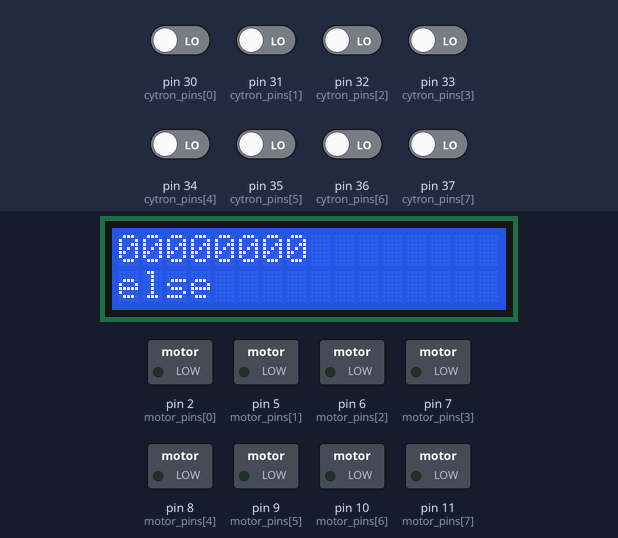
Bench run of a sketch on a simulated Arduino Mega 2560, built with avr-gcc and run on an emulated ATmega2560. Shown: 16×2 character LCD, switched loads named in the sketch (green lamp = pin HIGH). Inputs (shaded band) come from the test bench; at power-on: pin 30 (cytron_pins[0]), pin 31 (cytron_pins[1]), pin 32 (cytron_pins[2]), pin 33 (cytron_pins[3]), pin 34 (cytron_pins[4]), pin 35 (cytron_pins[5]), pin 36 (cytron_pins[6]), pin 37 (cytron_pins[7]) LOW. What the sketch prints to the serial monitor is not drawn.

Above: at 2.2 s.
2.3 s: pin 30 (cytron_pins[0]) driven HIGH
At 3.1 s:
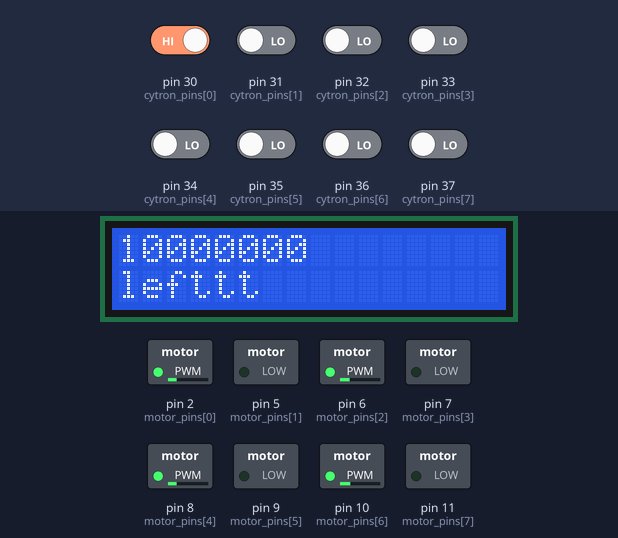
3.8 s: pin 32 (cytron_pins[2]) driven HIGH
At 4.3 s:
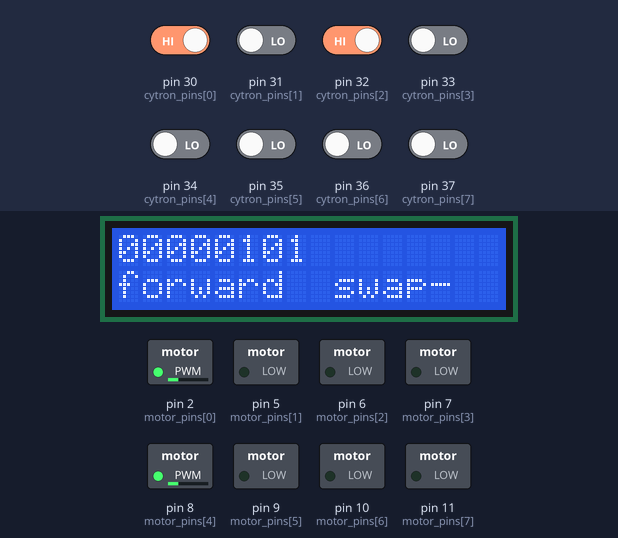
5.3 s: pin 31 (cytron_pins[1]) driven HIGH
At 6.5 s:
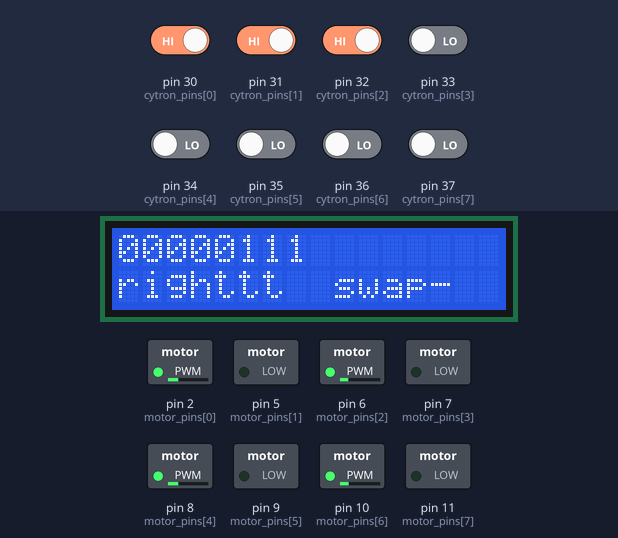
6.8 s: pin 34 (cytron_pins[4]) driven HIGH
At 7.6 s:
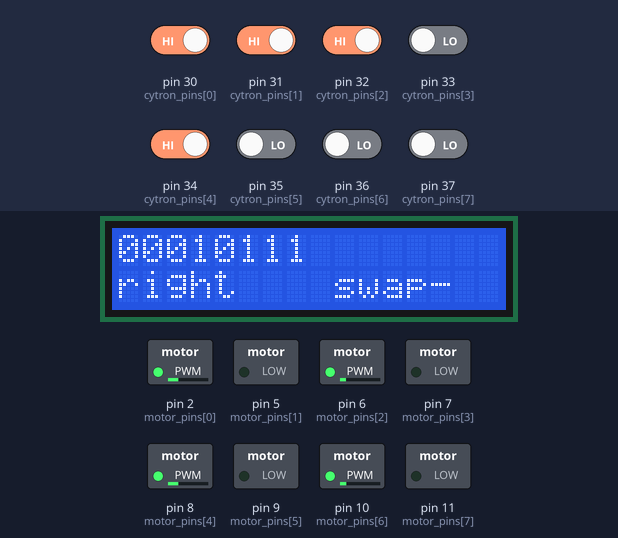
8.3 s: pin 37 (cytron_pins[7]) driven HIGH
At 9.3 s:
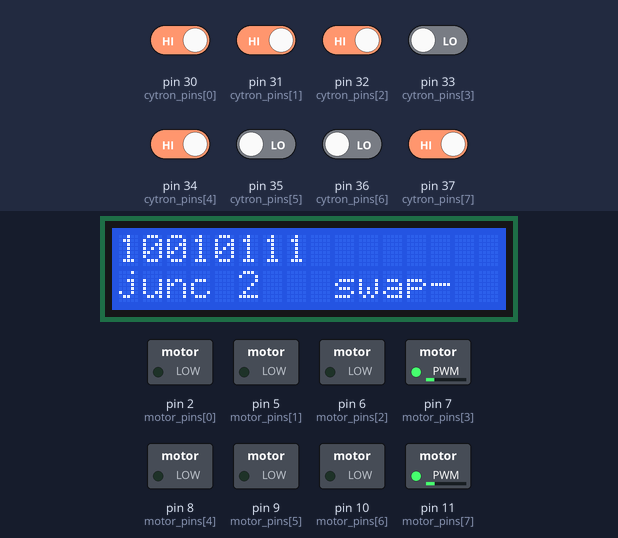
9.8 s: pin 33 (cytron_pins[3]) driven HIGH
At 10.2 s:
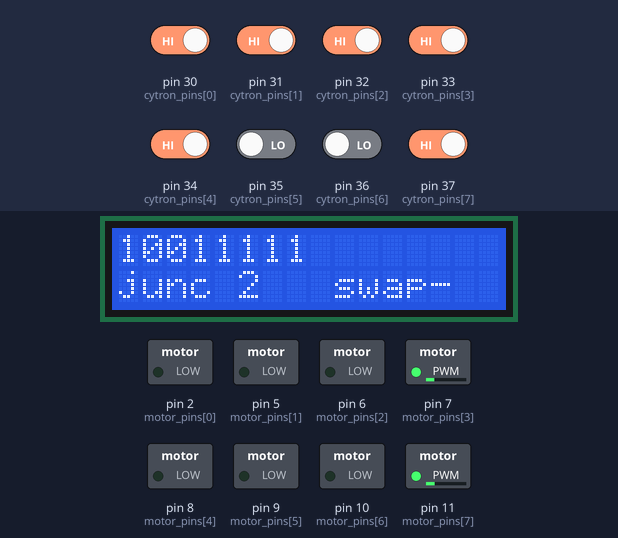
Timing chart, 0 to 12.8 s (numbered marks = the images above; inputs shaded):
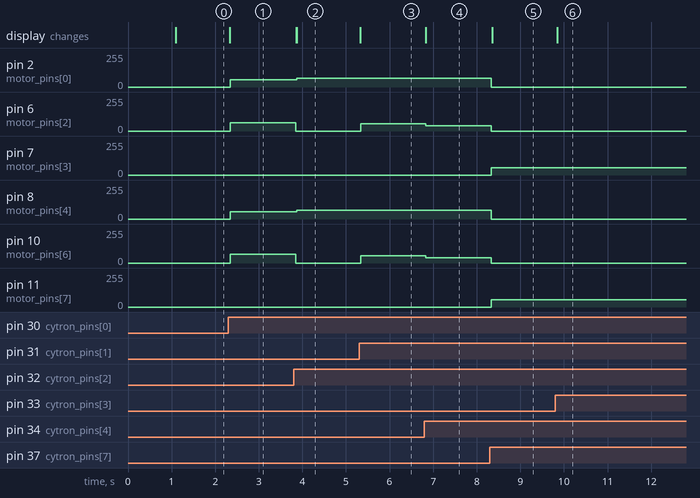

The sketch:

omni_cytron.ino
```cpp
//#define DEBUG_S
#include <Wire.h>
#include <LiquidCrystal_I2C.h>
int junc_counter = 0;
LiquidCrystal_I2C lcd(0x3F, 16, 2); // set the LCD address to 0x27 for a 16 chars and 2 line display

//R from cytron stored in this
int R[] = { -10, -10, -10, -10, -10, -10, -10, -10};

//Speed of each wheel
int speed_wheel[] = {0, 0, 0, 0, 0, 0, 0, 0};

//To Mosfet - Each cuople for 1 motor (1,0-Forward)(0,1-Backward)
int motor_pins[] = {2, 5, 6, 7, 8, 9, 10, 11};

//Sensor pins from Cytron
int cytron_pins[] = {30, 31, 32, 33, 34, 35, 36, 37};

//int junction_counter  = 0;

int lowest = 40, lower = 45, low = 55, normal = 65, high = 90, randomm_lower = 43, randomm_low = 53, randomm = 61, randomm_lowest = 38;

//Initialization of pins
void initialization() {
  for (int i = 0; i < 8; i++) {
    pinMode(motor_pins[i], OUTPUT);
    digitalWrite(motor_pins[i], LOW);
    pinMode(cytron_pins[i], INPUT);

  }
}
void printSecondRow(char str[]) {
  lcd.setCursor(0, 1);
  for (int i = 0; str[i]; i++) {
    lcd.print(str[i]);
  }
}

void swap_motors() {
  int temp[] = {11, 10, 2, 5, 7, 6, 8, 9};
  for (int i = 0; i < 8; i++) {
    motor_pins[i] = temp[i];
  }
}

void swap_cytron() {
  int temp[] = {37, 36, 35, 34, 33, 32, 31, 30};
  for (int i = 0; i < 8; i++) {
    cytron_pins[i] = temp[i];
  }
}

int white = HIGH, black = LOW;
void set_speed() {
  for (int i = 0; i < 8; i++) {
    //    Serial.println("");
    //    Serial.print(motor_pins[i]);
    //    Serial.print(" ");
    //    Serial.println(speed_wheel[i]);

    analogWrite(motor_pins[i], speed_wheel[i]);
    //    delay(500);
  }

}
void assign_speed(int motor1CW, int motor1CCW, int motor2CW, int motor2CCW, int motor3CW, int motor3CCW , int motor4CW , int motor4CCW) {
  int temp[] = {motor1CW, motor1CCW, motor2CW, motor2CCW, motor3CW, motor3CCW, motor4CW, motor4CCW};
  for (int i = 0; i < 8; i++) {
    speed_wheel[i] = temp[i];
  }
}
void print_lcd() {

  lcd.setCursor(0, 0);
  for (int i = 0; i < 8; i++) {
    lcd.print(R[i]);

  }


}
void setup() {
  initialization();
  lcd.init();
  lcd.backlight();
  lcd.setCursor(0, 0);
  lcd.print("ROBOCON 2K18");
  delay(1000);
  lcd.clear();
  Serial.begin(9600);

}


void printCytron() {
  for (int i = 0; i < 8; i++) {
    Serial.print(R[i]);
    Serial.print(" ");
  }
  Serial.println(" ");
}


//Read from Cytron
void read_cytron() {
  for (int i = 0; i < 8; i++) {
    R[i] = digitalRead(cytron_pins[i]);
  }
  //  printCytron();
}

/*
   -3:lefttt
   -2:leftt
   -1:left
   0:centre
   1:right
   2:rightt
   3:righttt
   -100:left junc
   100:right junc
   1000:all white
   10000:all black
*/
int position_sensor() {
  //10111000

  if (R[0] == white && (R[2] == white || R[3] == white || R[4] == white)) {
    return 2000;
  }
  if ((R[0] == white && R[1] == black && R[2] == black && R[3] == black && R[4] == black && R[5] == black && R[6] == black && R[7] == black) ||
      (R[1] == white && R[0] == white && R[2] == black && R[3] == black && R[4] == black && R[5] == black && R[6] == black && R[7] == black) ||
      (R[0] == white && R[1] == white && R[2] == white && R[3] == black && R[4] == black && R[5] == black && R[6] == black && R[7] == black)) {

    //Serial.println("im in -3");

    return -3;

  }
  if ((R[1] == white && R[2] == white && R[0] == black && R[3] == black && R[4] == black && R[5] == black && R[6] == black && R[7] == black) ||
      (R[1] == white && R[2] == white && R[3] == white && R[0] == black && R[4] == black && R[5] == black && R[6] == black && R[7] == black)) {
    //    Serial.println("im in -2");
    return -2;
  }
  if ((R[2] == white && R[3] == white && R[0] == black && R[1] == black  && R[4] == black && R[5] == black && R[6] == black && R[7] == black) ||
      (R[2] == white && R[4] == white && R[3] == white && R[0] == black && R[1] == black && R[5] == black && R[6] == black && R[7] == black)) {
    //    Serial.println("im in -1");
    return 0;

  }
  if (R[0] == black && R[1] == black && R[2] == black && R[3] == white && R[4] == white && R[5] == black && R[6] == black && R[7] == black) {
    //    Serial.println("im in 0");
    return 0;
  }
  if ((R[5] == white && R[4] == white && R[0] == black && R[1] == black && R[2] == black && R[3] == black && R[6] == black && R[7] == black) ||
      (R[5] == white && R[4] == white && R[3] == white && R[0] == black && R[1] == black && R[2] == black && R[6] == black && R[7] == black)) {
    //    Serial.println("im in 1");
    return 0;

    //
  }
  if ((R[6] == white && R[5] == white && R[0] == black && R[1] == black && R[2] == black && R[3] == black && R[4] == black && R[7] == black) ||
      (R[6] == white && R[5] == white && R[4] == white && R[0] == black && R[1] == black && R[2] == black && R[3] == black && R[7] == black)) {
    //    Serial.println("im in 2");
    return 2;
  }
  if ((R[7] == white && R[0] == black && R[1] == black && R[2] == black && R[3] == black && R[4] == black && R[5] == black && R[6] == black ) ||
      (R[7] == white && R[6] == white && R[0] == black && R[1] == black && R[2] == black && R[3] == black && R[4] == black && R[5] == black ) ||
      (R[5] == white && R[6] == white && R[7] == white && R[0] == black && R[1] == black && R[2] == black && R[3] == black && R[4] == black )) {
    //    Serial.println("im in 3");
    return 3;//righttt
  }


  if (R[0] == white && R[1] == white && R[2] == white && R[3] == white && R[4] == white && R[5] == white && R[6] == white && R[7] == white)
  {
    return 1000;//all white
  }
  if (R[0] == black && R[1] == black && R[2] == black && R[3] == black && R[4] == black && R[5] == black && R[6] == black && R[7] == black)
  {
    return 10000;//all black
  }


  //  if ((R[0] == white && R[1] == white && R[2] == black && R[3] == white && R[4] == white && R[5] == black && R[6] == black && R[7] == black) ||
  //      (R[0] == white && R[1] == white && R[2] == white && R[3] == white && R[4] == white && R[5] == black && R[6] == black && R[7] == black) ||
  //      (R[0] == white && R[1] == white && R[2] == black && R[3] == white && R[4] == white && R[5] == white && R[6] == black && R[7] == black))
  //  {
  //    return 2000;//junction
  //  }
  /*
  (cytron_read == 11011000 ) || (cytron_read == 11111000 ) || (cytron_read == 11011100)
  */

  if (R[4] == black && R[5] == black && R[6] == black && R[7] == black)
  {
    return 3000;
  }
}
//void loop(){
//  read_cytron();
//  print_lcd();
//  }
//void loop() {
//  lcd.print("1");
//
//}
void loop() {

  read_cytron();
  print_lcd();
  set_speed();
  if (position_sensor() == 0 ) {
    if (junc_counter == 1) {
      assign_speed(0, 0, normal, 0, 0, 0, normal, 0);

    }
    else {
      assign_speed(0, 0, randomm, 0, 0, 0, normal, 0);
    }
    set_speed();

    printSecondRow("forward");
    Serial.println("0");


  }
  else if (position_sensor() == -1) {
    printSecondRow("left   ");
    if (junc_counter == 1) {
      assign_speed(lowest, 0, normal, 0,  randomm_lowest, 0, normal, 0);
    } else {


      assign_speed(lowest, 0, randomm, 0, lowest, 0, normal, 0);
    }
    Serial.println("-1");

  }
  else if (position_sensor() == -2) {
    printSecondRow("leftt  ");
    if (junc_counter == 1) {
      assign_speed(lower, 0, normal , 0, randomm_lower, 0, normal, 0);
    } else {
      assign_speed(lower, 0, randomm, 0, lower, 0, normal, 0);
    }

    Serial.println("-2");

  }

  else if (position_sensor() == -3) {
    printSecondRow("lefttt ");
    if (junc_counter == 1) {
      assign_speed(low, 0, normal , 0, randomm_low, 0, normal, 0);
    }
    assign_speed(low, 0, randomm, 0, low, 0, normal, 0);
    Serial.println("-3");
  }

  else if (position_sensor() == 1) {
    printSecondRow("right  ");
    if (junc_counter == 1) {
      assign_speed(0, lowest, normal, 0, 0, randomm_lowest, normal, 0);

    } else {
      assign_speed(0, lowest, randomm, 0, 0, lowest, normal, 0);
    }
    Serial.println("1");

  }
  else if (position_sensor() == 2) {
    printSecondRow("rightt ");
    if (junc_counter == 1) {
      assign_speed(0, lower, normal , 0, 0, randomm_lower, normal, 0);

    } else {
      assign_speed(0, lower, randomm, 0, 0, lower, normal, 0);
    }
    Serial.println("2");
  }
  else if (position_sensor() == 3) {
    printSecondRow("righttt");
    if (junc_counter == 1) {
      assign_speed(0, low, normal , 0, 0, randomm_low, normal, 0);

    } else {
      assign_speed(0, low, randomm, 0, 0, low, normal, 0);
    }
    Serial.println("3");
  }


  //  else if (position_sensor() == 1000) {
  //    printSecondRow("junctio");
  //    junction_counter = 1;
  //    assign_speed(high, 0, high, 0, 0, high, 0, high);
  //    set_speed();
  //    //    j++;
  //
  //    while (position_sensor() == 1000) {
  //      printSecondRow("junc 1 ");
  //      read_cytron();
  //      print_lcd();
  //    }
  //    while (!(position_sensor() == 1000)) {
  //      printSecondRow("junc 2 ");
  //      read_cytron();
  //      print_lcd();
  //    }
  //
  //  }
  else if (position_sensor() == 10000) {
    printSecondRow("else   ");
    assign_speed(0, 0, 0, 0, 0, 0, 0, 0);


  }


  else if (position_sensor() == 2000) {
    printSecondRow("junc 2 -------");

    print_lcd();
    junc_counter = 1;
    assign_speed(low, 0, 0, 0, randomm_low, 0, 0, 0);
    read_cytron();
    set_speed();
    while (!(position_sensor( ) == 2000)) {
      read_cytron();
    }
    swap_motors();
    swap_cytron();
    printSecondRow("junc 2   swap");
  }
  else {

    assign_speed(0, 0, 0, 0, 0, 0, 0, 0);

  }

  //  Serial.println(position_sensor());
  //  lcd.clear();

}
```

Measured:
- after the input at 2.3 s, pin 2 (motor_pins[0]), pin 8 (motor_pins[4]): 0/255 → 55/255 at once; pin 6 (motor_pins[2]): 0/255 → 61/255 at once; pin 10 (motor_pins[6]): 0/255 → 65/255 at once; the display: changes at once (image 1)
- after the input at 3.8 s, pin 2 (motor_pins[0]): 55/255 → 65/255 after 0.07 s; pin 6 (motor_pins[2]): 61/255 → 0/255 at once; pin 8 (motor_pins[4]): 55/255 → 65/255 at once; pin 10 (motor_pins[6]): 65/255 → 0/255 at once; the display: first changes after 0.06 s (image 2 shows a later state)
- after the input at 5.3 s, pin 6 (motor_pins[2]): 0/255 → 53/255 at once; pin 10 (motor_pins[6]): 0/255 → 55/255 at once; the display: changes at once (image 3)
- after the input at 6.8 s, pin 6 (motor_pins[2]): 53/255 → 38/255 at once; pin 10 (motor_pins[6]): 55/255 → 40/255 at once; the display: changes at once (image 4)
- after the input at 8.3 s, pin 2 (motor_pins[0]), pin 8 (motor_pins[4]): 65/255 → 0/255 at once; pin 6 (motor_pins[2]): 38/255 → 0/255 at once; pin 7 (motor_pins[3]): 0/255 → 53/255 at once; pin 10 (motor_pins[6]): 40/255 → 0/255 at once; pin 11 (motor_pins[7]): 0/255 → 55/255 at once; the display: changes after 0.05 s (image 5)
- after the input at 9.8 s, the display: changes at once (image 6)
